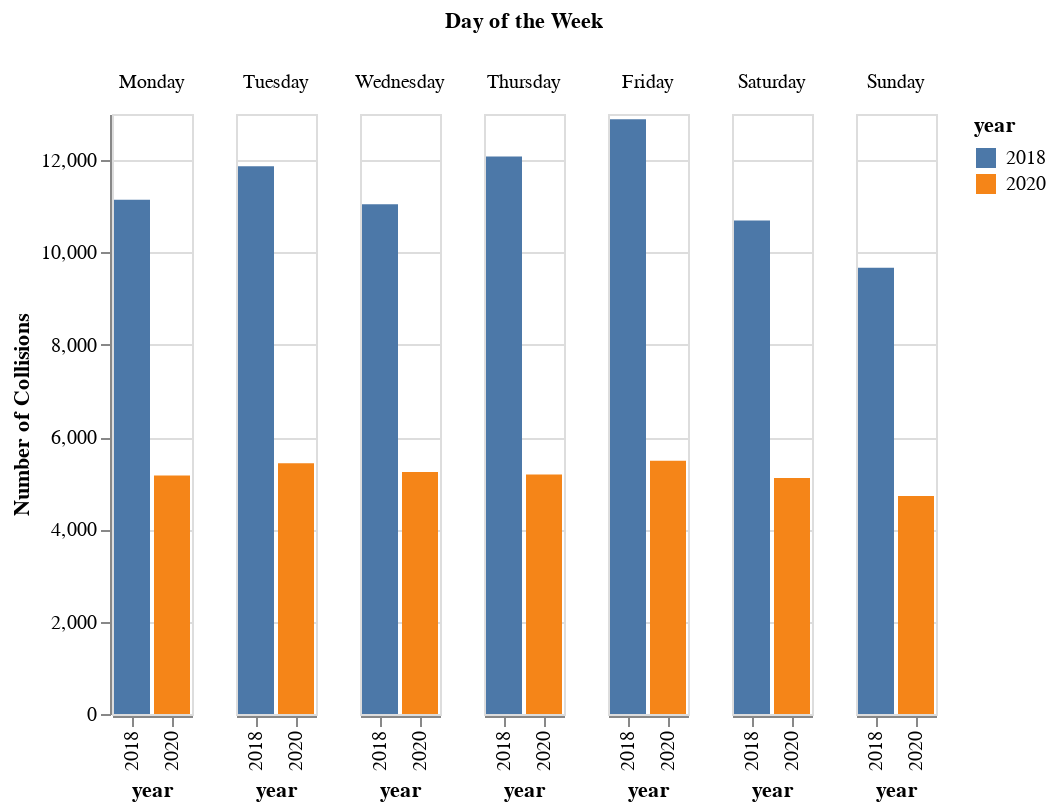

The cell this chart's notebook holds for it:
### Code cell
chart1 = alt.Chart(collisions1).mark_bar().encode(
    x='year:O',
    y=alt.Y('count:Q', title='Number of Collisions'),
    color='year:N',
    column=alt.Column('day:N', title='Day of the Week', 
    sort=['Monday', 'Tuesday', 'Wednesday', 'Thursday', 'Friday', 'Saturday', 'Sunday'])
)

chart1

### Figure 1 — Vega-Lite specification as saved in the notebook (floating-point values rounded to 4 significant figures)
{"config": {"view": {"continuousWidth": 300, "continuousHeight": 300}}, "data": {"name": "data-b3f4fe0f3377fcbfaf4cd859946b8dc3"}, "mark": {"type": "bar"}, "encoding": {"color": {"field": "year", "type": "nominal"}, "column": {"field": "day", "sort": ["Monday", "Tuesday", "Wednesday", "Thursday", "Friday", "Saturday", "Sunday"], "title": "Day of the Week", "type": "nominal"}, "x": {"field": "year", "type": "ordinal"}, "y": {"field": "count", "title": "Number of Collisions", "type": "quantitative"}}, "$schema": "https://vega.github.io/schema/vega-lite/v5.8.0.json", "datasets": {"data-b3f4fe0f3377fcbfaf4cd859946b8dc3": [{"day": "Friday", "year": 2018, "count": 12887}, {"day": "Friday", "year": 2020, "count": 5487}, {"day": "Monday", "year": 2018, "count": 11141}, {"day": "Monday", "year": 2020, "count": 5167}, {"day": "Saturday", "year": 2018, "count": 10694}, {"day": "Saturday", "year": 2020, "count": 5115}, {"day": "Sunday", "year": 2018, "count": 9669}, {"day": "Sunday", "year": 2020, "count": 4722}, {"day": "Thursday", "year": 2018, "count": 12080}, {"day": "Thursday", "year": 2020, "count": 5189}, {"day": "Tuesday", "year": 2018, "count": 11869}, {"day": "Tuesday", "year": 2020, "count": 5432}, {"day": "Wednesday", "year": 2018, "count": 11043}, {"day": "Wednesday", "year": 2020, "count": 5245}]}}
